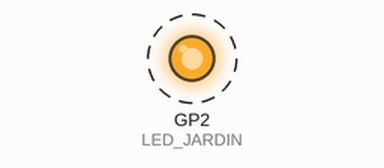
The program below on a simulated Raspberry Pi Pico running MicroPython. Parts: output pins drawn as LEDs (lit = HIGH). Dashed ring = blinking.

Above: at 0.05 s.
Timing chart, 0 to 3.0 s (numbered marks = the images above):
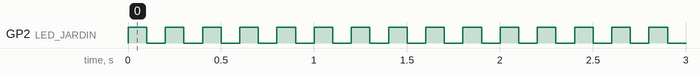

The program:

testmain.py
```python
from test import MQ2
import utime

pin = 27

sensor = MQ2(pinData=pin, baseVoltage=3.3)

print("Calibrating")
sensor.calibrate()
print("Calibration completed")
print("Base resistance:{0}".format(sensor._ro))

while True:
    print("Smoke: {:.1f}".format(sensor.readSmoke())+" - ", end="")
    print("LPG: {:.1f}".format(sensor.readLPG())+" - ", end="")
    print("Methane: {:.1f}".format(sensor.readMethane())+" - ", end="")
    print("Hydrogen: {:.1f}".format(sensor.readHydrogen()))
    utime.sleep(0.5)
```

test.py
```python
from machine import Pin
import utime


LED_JARDIN = Pin(2, Pin.OUT)


while True:
    LED_JARDIN.value(1)
    utime.sleep_ms(100)
    LED_JARDIN.value(0)
    utime.sleep_ms(100)
```

Measured:
- by itself, GP2 (LED_JARDIN): alternates HIGH for 0.10 s and LOW for 0.10 s
